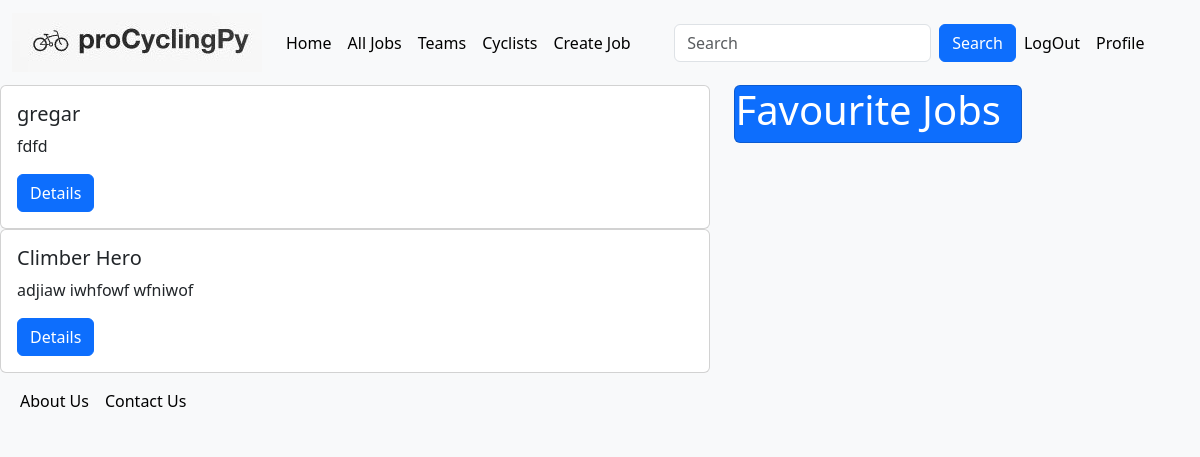
Before: /jobs/ (signed in) with the older database file.
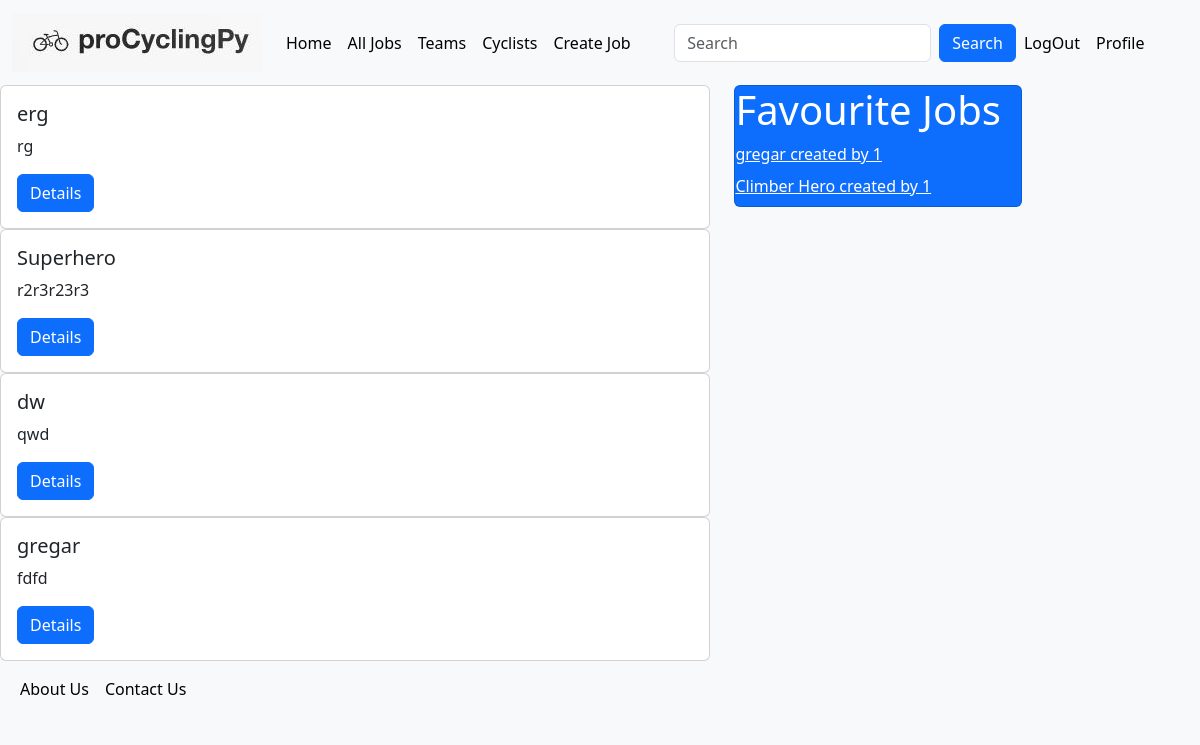
After: the same page with the newer database file.
### proCyclingPy/common/models.py (models this page shows)
class Job(models.Model):
    TITLE_MAX_LEN = 300
    SPECIALTY_MAX_LEN = 50
    ONE_DAY_RACES = 'One Day Races'
    GC = 'General Classification'
    TT = 'Time Trail'
    SPRINT = 'Sprint'
    CLIMBER = 'Climber'
    HILLS = 'Hills'
    SPECIALTIES = (
        (ONE_DAY_RACES, ONE_DAY_RACES),
        (GC, GC),
        (TT, TT),
        (SPRINT, SPRINT),
        (CLIMBER, CLIMBER),
        (HILLS, HILLS),
    )
    title = models.CharField(
        max_length=TITLE_MAX_LEN,
    )
    team_manager = models.ForeignKey(
        TeamManager,
        on_delete=models.CASCADE,
    )
    specialty = models.CharField(
        max_length=SPECIALTY_MAX_LEN,
        choices=SPECIALTIES,
        null=False,
        blank=False
    )
    created_at = models.DateTimeField(
        auto_now_add=True,
    )
    last_modified = models.DateTimeField(
        auto_now=True,
    )
    salary = models.PositiveIntegerField(
        null=False,
        blank=False,
    )
    description = models.TextField(
        null=False,
        blank=False,
    )
    class Meta:
        ordering = ['-created_at']
    def __str__(self):
        return f'{self.title} created by {self.team_manager}'

class FavouriteJob(models.Model):
    user = models.ForeignKey(
        UserModel,
        on_delete=models.CASCADE,
    )
    job = models.ForeignKey(
        Job,
        on_delete=models.CASCADE,
    )
    added_to_favourites = models.DateTimeField(
        auto_now_add=True,
    )
    class Meta:
        unique_together = ('user', 'job')

### proCyclingPy/team_manager/models.py (models this page shows)
class TeamManager(models.Model):
    FIRST_NAME_MAX_LEN = 20
    LAST_NAME_MAX_LEN = 20
    user = models.OneToOneField(
        UserModel,
        on_delete=models.CASCADE,
        primary_key=True,
        related_name='team_manager',
    )
    first_name = models.CharField(
        max_length=FIRST_NAME_MAX_LEN,
        null=False,
        blank=False,
    )
    last_name = models.CharField(
        max_length=LAST_NAME_MAX_LEN,
        null=False,
        blank=False,
    )
    profile_picture = models.ImageField(
        upload_to='BASE_DIR / team-managers',
        null=True,
        blank=True,
    )
    def __str__(self):
        return str(f'{self.pk}')

### proCyclingPy/common/views.py (the view)
# urls.py: path('jobs/', JobListView.as_view(), name='all jobs'),
class JobListView(ListView):
    template_name = 'common/jobs.html'
    model = Job
    extra_context = {
        'all_jobs': Job.objects.all(),
    }
    paginate_by = 4
    def get_context_data(self, **kwargs):
        context = super().get_context_data(**kwargs)
        if self.request.user.is_anonymous:
            return context
        context['fav_jobs'] = FavouriteJob.objects.filter(user=self.request.user)
        return context
    def get_queryset(self):
        queryset = super().get_queryset()
        queryset = queryset.order_by('-created_at')
        pattern = self.__get_pattern()
        if pattern:
            queryset = queryset.filter(title__icontains=pattern.lower())
        return queryset
    def __get_pattern(self):
        return self.request.GET.get('pattern', None)

### templates/common/jobs.html (shortened to what this page needs)
{% extends 'base/base.html' %}
{% block page_content %}
    <div class="row cont">
        <div class="c1">
            {% for job in job_list %}
                <div class="col-sm-3">
                    <div class="card">
                        <div class="card-body">
                            <h5 class="card-title">{{ job.title }}</h5>
                            <p class="card-text">{{ job.description }}</p>
                            <a href="{% url 'details job' pk=job.pk %}" class="btn btn-primary">Details</a>
                        </div>
                    </div>
                </div>
            {% endfor %}
        </div>
        <div class="c2">
            <div class="card text-white bg-primary mb-3" style="max-width: 18rem;">
                <h1>Favourite Jobs</h1>
                {% for job in fav_jobs %}
                    <a class="card-title" href="{% url 'details job' pk=job.pk %}">{{ job.job }}</a>
                {% endfor %}
            </div>
        </div>
    </div>
{% endblock %}

Changed rows visible on the page:
no longer on this page (row unchanged): Job: title "Climber Hero", description "adjiaw iwhfowf wfniwof"
added Job: title "erg", description "rg"
added Job: title "Superhero", description "r2r3r23r3"
added Job: title "dw", description "qwd"
added FavouriteJob: job "gregar created by 1"
added FavouriteJob: job "Climber Hero created by 1"
